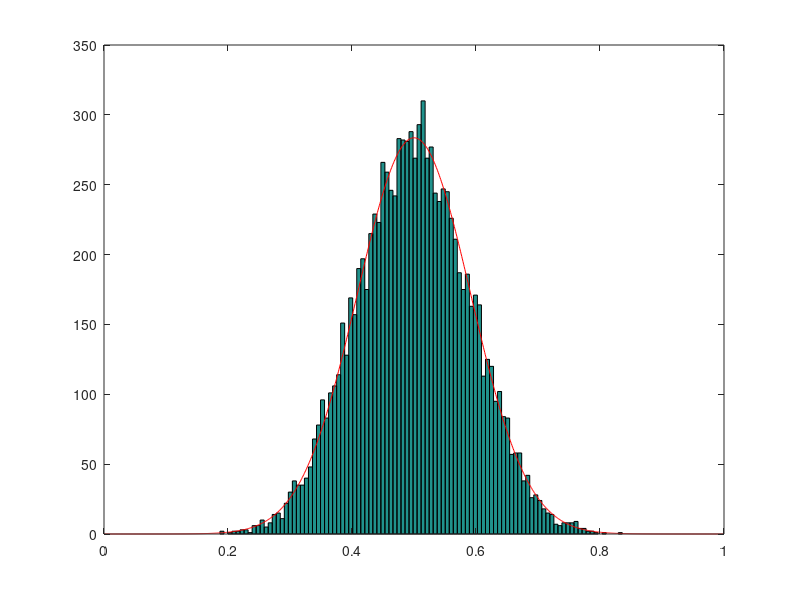

Recreate this plot in MATLAB.
%dc02e03.m 
% Plot Fig. 2.3 to check the validity of the CLT
clear, clf
Ns=10000; NB=100; % the numbers of samples and bins
mx=1/2; % the mean of standard uniform noise: Eq.(2.1.29) (a=0, b=1)
sgmx2=1/12; % the variance of standard uniform noise: Eq.(2.1.30)
sgmx=sqrt(sgmx2); 
Ls=[2 10];
for i=1:length(Ls)
   L=Ls(i); % # of iterations 
   rand('twister',5489); %return rand() to its default initial state
   y = sum(rand(L,Ns))/L; % Eq.(2.1.49)
   hist(y,NB), pause
end
hold on
[ns,cs]=hist(y,NB); 
dy=cs(2)-cs(1); % the bin width
my=mx; sgmy2=sgmx2/L; %the average & variance of the sample averages
sgmy=sqrt(sgmy2);
y=my+[-500:500]*(my/500); % the range on the y-axis
fy=exp(-(y-my).^2/2/sgmy2)/sqrt(2*pi)/sgmy;
plot(y,Ns*dy*fy,'r')
